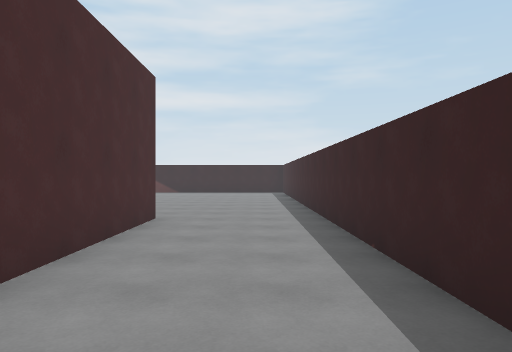
[1] (above)

24 first-person views from a walk through a Unity game level. The camera is 1.5 m above the floor, looks level and sees 70° across. The floor is counted in squares, 2 m on a side. Each view is taken from the middle of a square. On the plan, view 1 faces up. The plan holds only what a view shows up to about 11 squares ahead; the rest is blank. The place goes on beyond the plan. The player is left out.

[2]
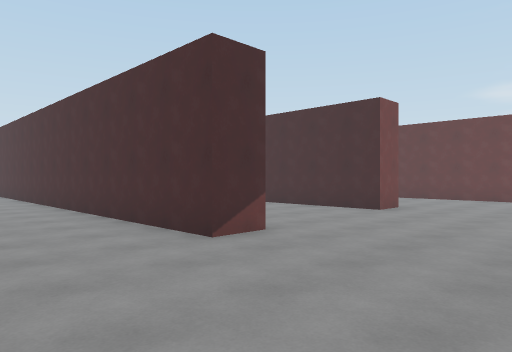

[3]
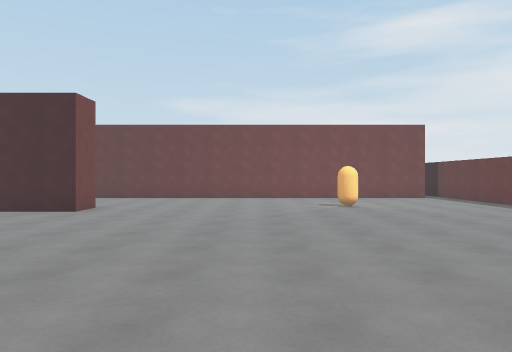

[4]
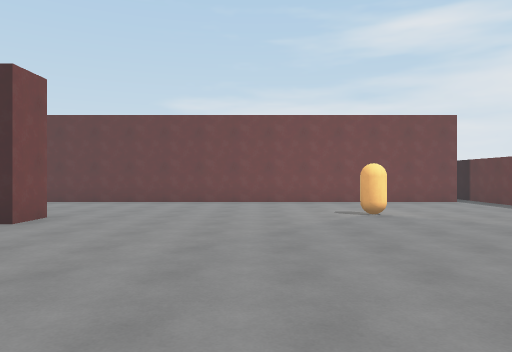

[5]
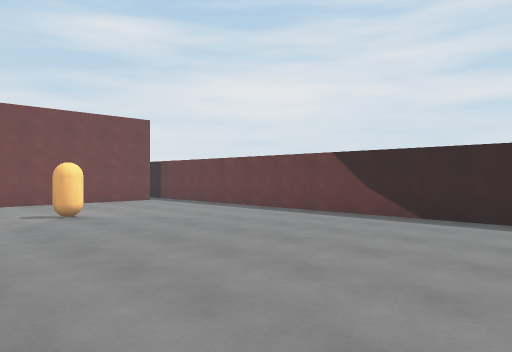

[6]
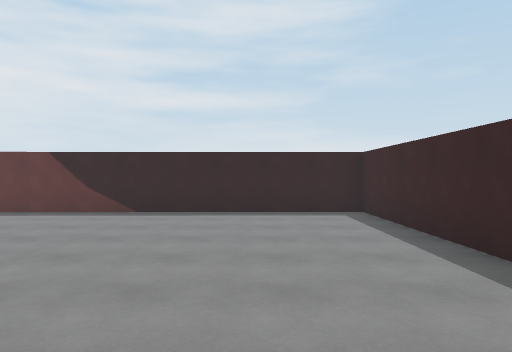

[7]
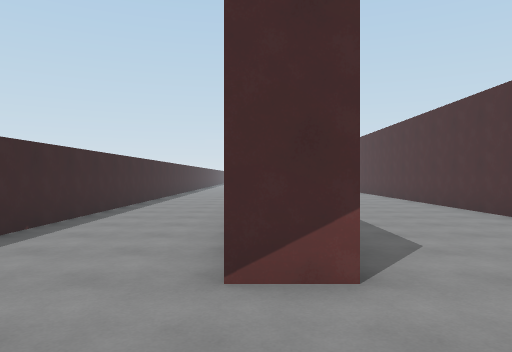

[8]
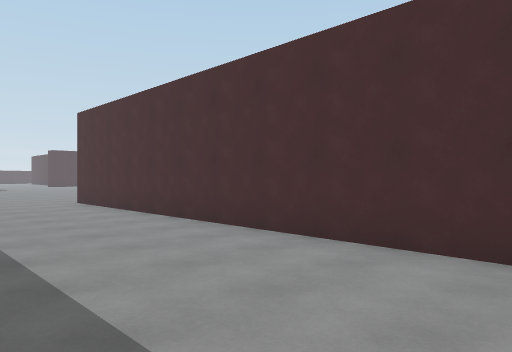

[9]
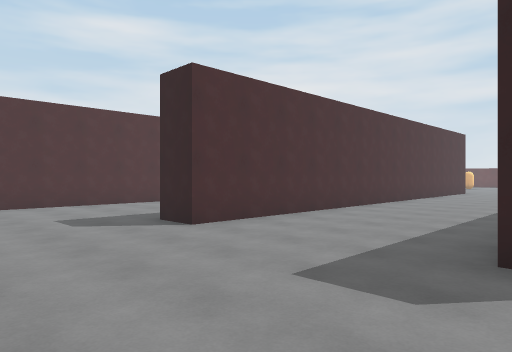

[10]
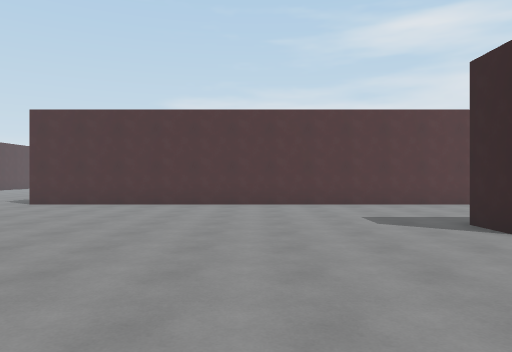

[11]
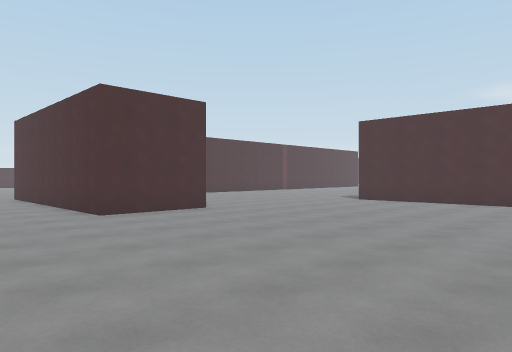

[12]
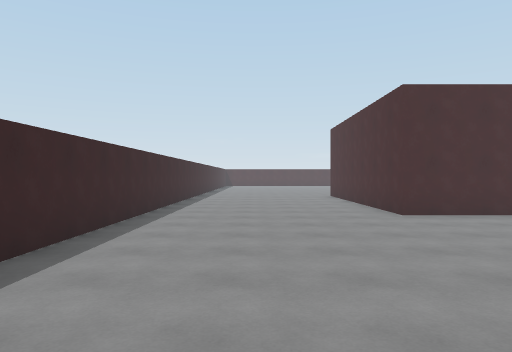

[13]
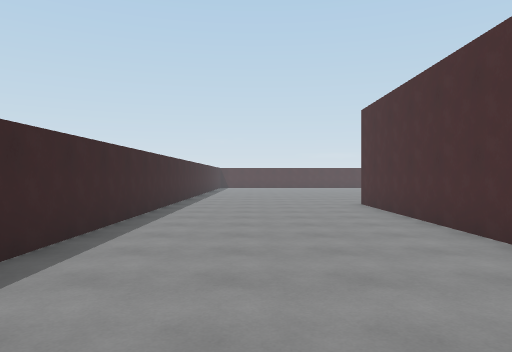

[14]
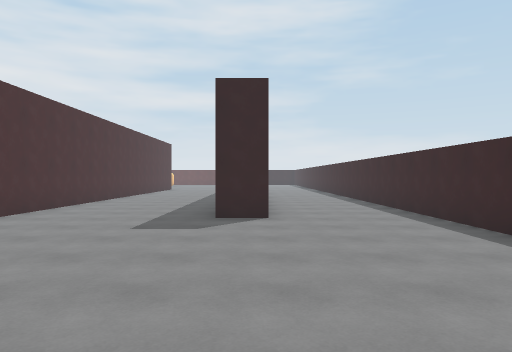

[15]
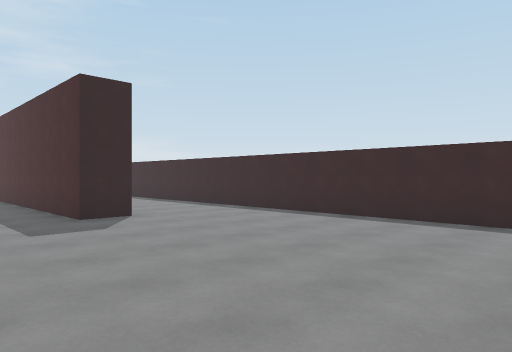

[16]
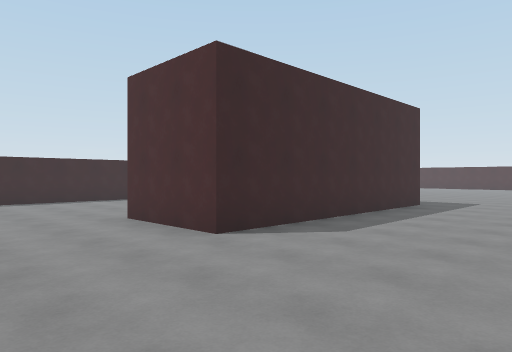

[17]
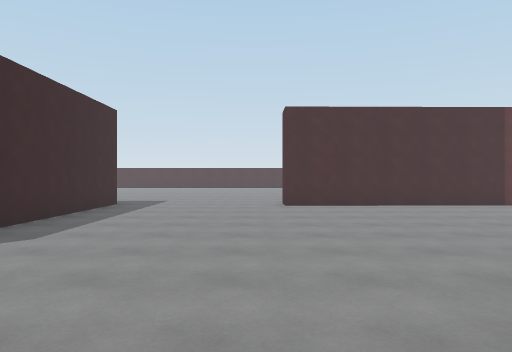

[18]
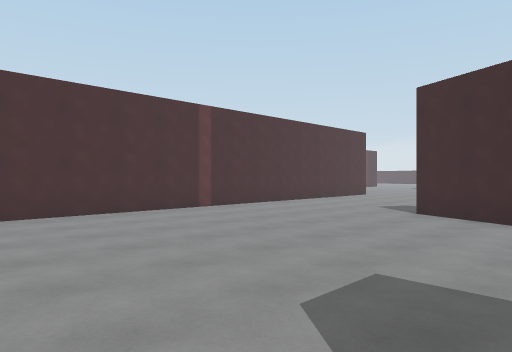

[19]
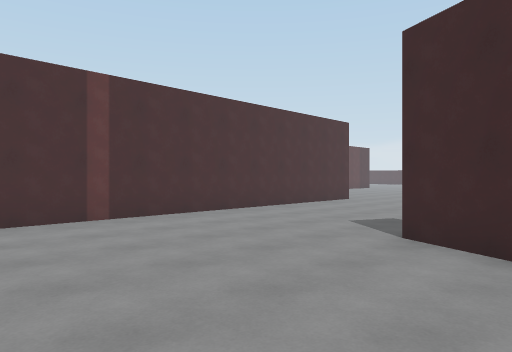

[20]
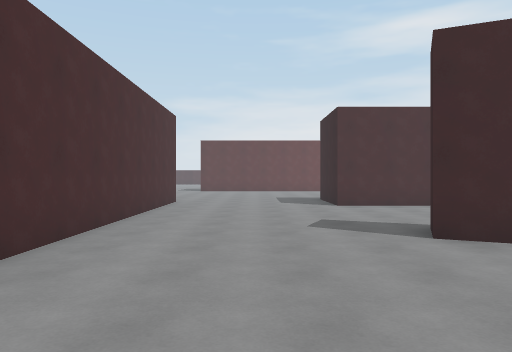

[21]
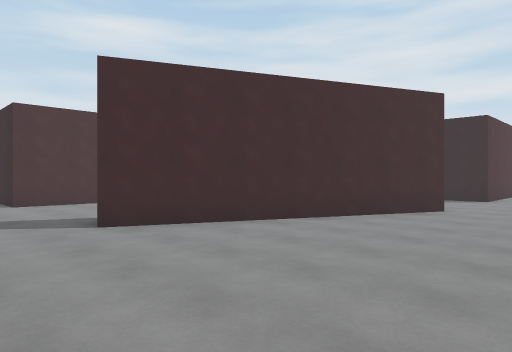

[22]
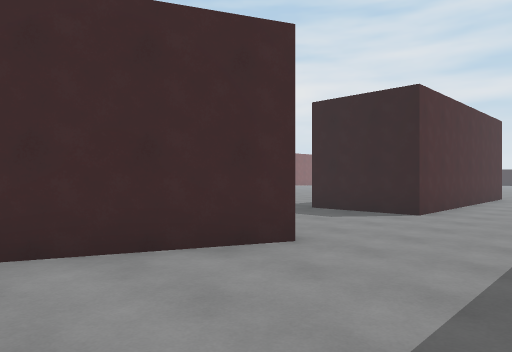

[23]
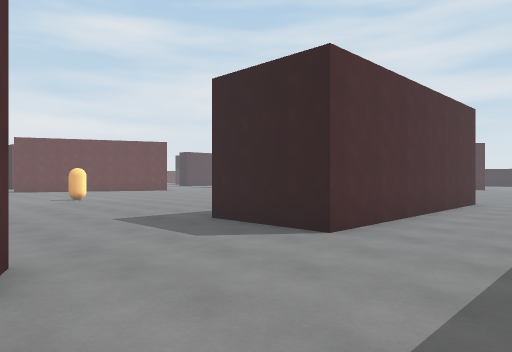

[24]
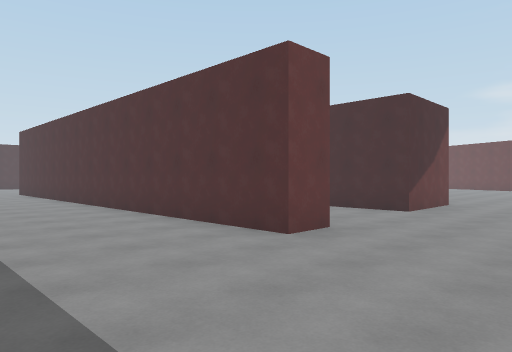

### Floor plan
Points are (right, up) in squares from view 1. A wall is a line through its corners. A room is listed if a view was taken in it or the views show most of it. See-through windows are left out.
Room 1 (views 1, 2, 3, 4, 5, 6, 7, 8, 9, 10, 11, 12, 13, 14, 15, 16, 17, 18, 19, 20, 21, 22, 23, 24)
walls: (-12.6, -3) (-11.6, -3) (-11.6, -17); (-18.2, -3) (-15.7, -3) (-15.7, -9.9) (-18.2, -9.9); (-1.8, -7.5) (-2.7, -7.5) (-2.7, -1); (-15.6, -13.6) (-18.4, -19.9) (-19.1, -19.6); (-7.6, 6.2) (-6.7, 6.2) (-6.7, -7.7) (-7.6, -7.7); (-2.8, 6.5) (-1.8, 6.5) (-1.8, -2.9); (-11.6, 13) (-11.6, 4); (-23.2, -17.5) (-23.2, -19.9) (-25, -19.9); (-11.6, 15.8) (-11.6, 13.8); (-6.3, -24.8) (-6.3, -18) (-3.8, -18) (-3.8, -24.8); (-24.6, -24.3) (-10.7, -24.2) (-10.7, -25); (1.2, -25.5) (1.2, 16.6) (-12, 16.5)
objects: other object (-8, 12)

Positions as (right, up) in squares from view 1, and headings:
1: (0, 0), facing up
2: (1, 10), facing down-left
3: (1, 10), facing left
4: (-1, 10), facing left
5: (-1, 10), facing up-left
6: (-1, 9), facing up
7: (-2, 9), facing down
8: (-3, 3), facing down-left
9: (-2, -11), facing up-left
10: (-2, -11), facing left
11: (-1, -11), facing down-left
12: (-1, -11), facing down
13: (-1, -15), facing down
14: (-2, -14), facing up
15: (-5, -14), facing up-right
16: (-10, -15), facing down-right
17: (-10, -15), facing down
18: (-11, -17), facing down-left
19: (-14, -18), facing down-left
20: (-14, -22), facing left
21: (-13, -22), facing up-left
22: (-13, -17), facing up-left
23: (-13, -14), facing up-left
24: (-8, 0), facing down-left
